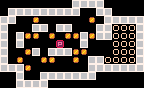

This game map was drawn from its Tiled (.tmx) file and the tilesets committed beside it. A one-line description and the full map source follow:
An orthogonal 18x11 tile map with 8x8 px tiles, 1 tile layer (tiles).

<map version="1.0" tiledversion="1.0.2" orientation="orthogonal" renderorder="left-up" width="18" height="11" tilewidth="8" tileheight="8" nextobjectid="1">
 <tileset firstgid="1" source="tileset.tsx" />
 <layer name="tiles" width="18" height="11">
  <data encoding="csv">
0,0,0,0,0,0,0,0,0,5,5,5,5,0,0,0,0,0,0,5,5,5,5,5,5,5,5,5,0,0,5,5,0,0,0,0,5,5,0,0,1,0,0,0,0,0,0,1,0,5,5,5,5,5,5,0,0,0,5,5,0,5,5,0,0,0,5,5,2,2,2,5,5,0,5,1,1,0,1,0,1,1,5,1,5,5,2,2,2,5,5,0,5,0,0,0,0,3,0,0,5,0,0,0,2,2,2,5,5,0,0,1,5,0,5,5,5,1,1,0,0,0,2,2,2,5,5,0,1,0,0,1,1,0,0,1,0,5,5,2,2,2,2,5,5,5,5,1,0,0,0,0,0,0,0,5,5,5,5,5,5,5,0,0,5,0,0,5,5,5,5,5,5,5,0,0,0,0,0,0,0,0,5,5,5,5,0,0,0,0,0,0,0,0,0,0,0,0
</data>
 </layer>
</map>
